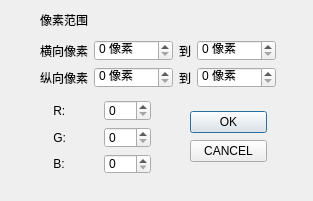
<?xml version="1.0" encoding="UTF-8"?>
<ui version="4.0">
 <class>vertexDialog</class>
 <widget class="QDialog" name="vertexDialog">
  <property name="geometry">
   <rect>
    <x>0</x>
    <y>0</y>
    <width>313</width>
    <height>201</height>
   </rect>
  </property>
  <property name="windowTitle">
   <string>Dialog</string>
  </property>
  <widget class="QLabel" name="label">
   <property name="geometry">
    <rect>
     <x>40</x>
     <y>10</y>
     <width>51</width>
     <height>20</height>
    </rect>
   </property>
   <property name="text">
    <string>像素范围</string>
   </property>
  </widget>
  <widget class="QWidget" name="">
   <property name="geometry">
    <rect>
     <x>40</x>
     <y>40</y>
     <width>236</width>
     <height>48</height>
    </rect>
   </property>
   <layout class="QGridLayout" name="gridLayout">
    <item row="0" column="0">
     <widget class="QLabel" name="label_2">
      <property name="text">
       <string>横向像素</string>
      </property>
     </widget>
    </item>
    <item row="0" column="1">
     <widget class="QSpinBox" name="x1">
      <property name="suffix">
       <string> 像素</string>
      </property>
      <property name="maximum">
       <number>1000</number>
      </property>
     </widget>
    </item>
    <item row="0" column="2">
     <widget class="QLabel" name="label_4">
      <property name="text">
       <string>到</string>
      </property>
     </widget>
    </item>
    <item row="0" column="3">
     <widget class="QSpinBox" name="x2">
      <property name="suffix">
       <string> 像素</string>
      </property>
      <property name="maximum">
       <number>1000</number>
      </property>
     </widget>
    </item>
    <item row="1" column="0">
     <widget class="QLabel" name="label_3">
      <property name="text">
       <string>纵向像素</string>
      </property>
     </widget>
    </item>
    <item row="1" column="1">
     <widget class="QSpinBox" name="y1">
      <property name="suffix">
       <string> 像素</string>
      </property>
      <property name="maximum">
       <number>1000</number>
      </property>
     </widget>
    </item>
    <item row="1" column="2">
     <widget class="QLabel" name="label_5">
      <property name="text">
       <string>到</string>
      </property>
     </widget>
    </item>
    <item row="1" column="3">
     <widget class="QSpinBox" name="y2">
      <property name="suffix">
       <string> 像素</string>
      </property>
      <property name="maximum">
       <number>1000</number>
      </property>
     </widget>
    </item>
   </layout>
  </widget>
  <widget class="QWidget" name="">
   <property name="geometry">
    <rect>
     <x>190</x>
     <y>110</y>
     <width>77</width>
     <height>54</height>
    </rect>
   </property>
   <layout class="QGridLayout" name="gridLayout_2">
    <item row="0" column="0">
     <widget class="QPushButton" name="okButton">
      <property name="text">
       <string>OK</string>
      </property>
     </widget>
    </item>
    <item row="1" column="0">
     <widget class="QPushButton" name="cancelButton">
      <property name="text">
       <string>CANCEL</string>
      </property>
     </widget>
    </item>
   </layout>
  </widget>
  <widget class="QWidget" name="">
   <property name="geometry">
    <rect>
     <x>50</x>
     <y>100</y>
     <width>101</width>
     <height>74</height>
    </rect>
   </property>
   <layout class="QGridLayout" name="gridLayout_3">
    <item row="0" column="0">
     <widget class="QLabel" name="label_6">
      <property name="text">
       <string> R:</string>
      </property>
     </widget>
    </item>
    <item row="0" column="1">
     <widget class="QSpinBox" name="r">
      <property name="maximum">
       <number>255</number>
      </property>
     </widget>
    </item>
    <item row="1" column="0">
     <widget class="QLabel" name="label_7">
      <property name="text">
       <string> G:</string>
      </property>
     </widget>
    </item>
    <item row="1" column="1">
     <widget class="QSpinBox" name="g">
      <property name="maximum">
       <number>255</number>
      </property>
     </widget>
    </item>
    <item row="2" column="0">
     <widget class="QLabel" name="label_8">
      <property name="text">
       <string> B:</string>
      </property>
     </widget>
    </item>
    <item row="2" column="1">
     <widget class="QSpinBox" name="b">
      <property name="maximum">
       <number>255</number>
      </property>
     </widget>
    </item>
   </layout>
  </widget>
 </widget>
 <resources/>
 <connections/>
</ui>
